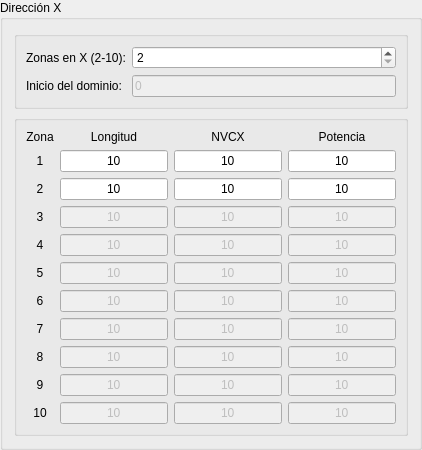
        <widget class="QGroupBox" name="gb_dirx_vz">
         <property name="title">
          <string>Dirección X</string>
         </property>
         <layout class="QVBoxLayout" name="verticalLayout_2">
          <item>
           <widget class="QGroupBox" name="gb_dirx_vz1">
            <property name="title">
             <string/>
            </property>
            <layout class="QFormLayout" name="formLayout_8">
             <item row="0" column="0">
              <widget class="QLabel" name="lb_dirx_numz">
               <property name="text">
                <string>Zonas en X (2-10):</string>
               </property>
              </widget>
             </item>
             <item row="0" column="1">
              <widget class="QSpinBox" name="sb_dirx_numz">
               <property name="minimum">
                <number>2</number>
               </property>
               <property name="maximum">
                <number>10</number>
               </property>
              </widget>
             </item>
             <item row="1" column="0">
              <widget class="QLabel" name="lb_dirx_inidom">
               <property name="text">
                <string>Inicio del dominio:</string>
               </property>
              </widget>
             </item>
             <item row="1" column="1">
              <widget class="QLineEdit" name="le_dirx_inidom">
               <property name="enabled">
                <bool>false</bool>
               </property>
               <property name="text">
                <string>0</string>
               </property>
              </widget>
             </item>
            </layout>
           </widget>
          </item>
          <item>
           <widget class="QGroupBox" name="gb_dirx_vz2">
            <property name="title">
             <string/>
            </property>
            <layout class="QGridLayout" name="gridLayout">
             <item row="8" column="0">
              <widget class="QLabel" name="lb_dirx_zon8">
               <property name="text">
                <string>8</string>
               </property>
               <property name="alignment">
                <set>Qt::AlignCenter</set>
               </property>
              </widget>
             </item>
             <item row="4" column="1">
              <widget class="QLineEdit" name="le_dirx_lon_zon4">
               <property name="enabled">
                <bool>false</bool>
               </property>
               <property name="text">
                <string>10</string>
               </property>
               <property name="maxLength">
                <number>32768</number>
               </property>
               <property name="alignment">
                <set>Qt::AlignCenter</set>
               </property>
               <property name="dragEnabled">
                <bool>false</bool>
               </property>
               <property name="placeholderText">
                <string/>
               </property>
              </widget>
             </item>
             <item row="9" column="2">
              <widget class="QLineEdit" name="le_dirx_nvcx_zon9">
               <property name="enabled">
                <bool>false</bool>
               </property>
               <property name="text">
                <string>10</string>
               </property>
               <property name="maxLength">
                <number>32768</number>
               </property>
               <property name="alignment">
                <set>Qt::AlignCenter</set>
               </property>
               <property name="dragEnabled">
                <bool>false</bool>
               </property>
               <property name="placeholderText">
                <string/>
               </property>
              </widget>
             </item>
             <item row="0" column="3">
              <widget class="QLabel" name="lb_dirx_poten">
               <property name="text">
                <string>Potencia</string>
               </property>
               <property name="alignment">
                <set>Qt::AlignCenter</set>
               </property>
              </widget>
             </item>
             <item row="2" column="2">
              <widget class="QLineEdit" name="le_dirx_nvcx_zon2">
               <property name="text">
                <string>10</string>
               </property>
               <property name="alignment">
                <set>Qt::AlignCenter</set>
               </property>
              </widget>
             </item>
             <item row="2" column="3">
              <widget class="QLineEdit" name="le_dirx_poten_zon2">
               <property name="text">
                <string>10</string>
               </property>
               <property name="alignment">
                <set>Qt::AlignCenter</set>
               </property>
              </widget>
             </item>
             <item row="4" column="2">
              <widget class="QLineEdit" name="le_dirx_nvcx_zon4">
               <property name="enabled">
                <bool>false</bool>
               </property>
               <property name="text">
                <string>10</string>
               </property>
               <property name="maxLength">
                <number>32768</number>
               </property>
               <property name="alignment">
                <set>Qt::AlignCenter</set>
               </property>
               <property name="dragEnabled">
                <bool>false</bool>
               </property>
               <property name="placeholderText">
                <string/>
               </property>
              </widget>
             </item>
             <item row="5" column="0">
              <widget class="QLabel" name="lb_dirx_zon5">
               <property name="text">
                <string>5</string>
               </property>
               <property name="alignment">
                <set>Qt::AlignCenter</set>
               </property>
              </widget>
             </item>
             <item row="5" column="2">
              <widget class="QLineEdit" name="le_dirx_nvcx_zon5">
               <property name="enabled">
                <bool>false</bool>
               </property>
               <property name="text">
                <string>10</string>
               </property>
               <property name="maxLength">
                <number>32768</number>
               </property>
               <property name="alignment">
                <set>Qt::AlignCenter</set>
               </property>
               <property name="dragEnabled">
                <bool>false</bool>
               </property>
               <property name="placeholderText">
                <string/>
               </property>
              </widget>
             </item>
             <item row="2" column="1">
              <widget class="QLineEdit" name="le_dirx_lon_zon2">
               <property name="text">
                <string>10</string>
               </property>
               <property name="alignment">
                <set>Qt::AlignCenter</set>
               </property>
              </widget>
             </item>
             <item row="4" column="3">
              <widget class="QLineEdit" name="le_dirx_poten_zon4">
               <property name="enabled">
                <bool>false</bool>
               </property>
               <property name="text">
                <string>10</string>
               </property>
               <property name="maxLength">
                <number>32768</number>
               </property>
               <property name="alignment">
                <set>Qt::AlignCenter</set>
               </property>
               <property name="dragEnabled">
                <bool>false</bool>
               </property>
               <property name="placeholderText">
                <string/>
               </property>
              </widget>
             </item>
             <item row="5" column="3">
              <widget class="QLineEdit" name="le_dirx_poten_zon5">
               <property name="enabled">
                <bool>false</bool>
               </property>
               <property name="text">
                <string>10</string>
               </property>
               <property name="maxLength">
                <number>32768</number>
               </property>
               <property name="alignment">
                <set>Qt::AlignCenter</set>
               </property>
               <property name="dragEnabled">
                <bool>false</bool>
               </property>
               <property name="placeholderText">
                <string/>
               </property>
              </widget>
             </item>
             <item row="1" column="2">
              <widget class="QLineEdit" name="le_dirx_nvcx_zon1">
               <property name="text">
                <string>10</string>
               </property>
               <property name="alignment">
                <set>Qt::AlignCenter</set>
               </property>
              </widget>
             </item>
             <item row="9" column="0">
              <widget class="QLabel" name="lb_dirx_zon9">
               <property name="text">
                <string>9</string>
               </property>
               <property name="alignment">
                <set>Qt::AlignCenter</set>
               </property>
              </widget>
             </item>
             <item row="4" column="0">
              <widget class="QLabel" name="lb_dirx_zon4">
               <property name="text">
                <string>4</string>
               </property>
               <property name="alignment">
                <set>Qt::AlignCenter</set>
               </property>
              </widget>
             </item>
             <item row="7" column="1">
              <widget class="QLineEdit" name="le_dirx_lon_zon7">
               <property name="enabled">
                <bool>false</bool>
               </property>
               <property name="text">
                <string>10</string>
               </property>
               <property name="maxLength">
                <number>32768</number>
               </property>
               <property name="alignment">
                <set>Qt::AlignCenter</set>
               </property>
               <property name="dragEnabled">
                <bool>false</bool>
               </property>
               <property name="placeholderText">
                <string/>
               </property>
              </widget>
             </item>
             <item row="7" column="3">
              <widget class="QLineEdit" name="le_dirx_poten_zon7">
               <property name="enabled">
                <bool>false</bool>
               </property>
               <property name="text">
                <string>10</string>
               </property>
               <property name="maxLength">
                <number>32768</number>
               </property>
               <property name="alignment">
                <set>Qt::AlignCenter</set>
               </property>
               <property name="dragEnabled">
                <bool>false</bool>
               </property>
               <property name="placeholderText">
                <string/>
               </property>
              </widget>
             </item>
             <item row="8" column="3">
              <widget class="QLineEdit" name="le_dirx_poten_zon8">
               <property name="enabled">
                <bool>false</bool>
               </property>
               <property name="text">
                <string>10</string>
               </property>
               <property name="maxLength">
                <number>32768</number>
               </property>
               <property name="alignment">
                <set>Qt::AlignCenter</set>
               </property>
               <property name="dragEnabled">
                <bool>false</bool>
               </property>
               <property name="placeholderText">
                <string/>
               </property>
              </widget>
             </item>
             <item row="8" column="2">
              <widget class="QLineEdit" name="le_dirx_nvcx_zon8">
               <property name="enabled">
                <bool>false</bool>
               </property>
               <property name="text">
                <string>10</string>
               </property>
               <property name="maxLength">
                <number>32768</number>
               </property>
               <property name="alignment">
                <set>Qt::AlignCenter</set>
               </property>
               <property name="dragEnabled">
                <bool>false</bool>
               </property>
               <property name="placeholderText">
                <string/>
               </property>
              </widget>
             </item>
             <item row="6" column="1">
              <widget class="QLineEdit" name="le_dirx_lon_zon6">
               <property name="enabled">
                <bool>false</bool>
               </property>
               <property name="text">
                <string>10</string>
               </property>
               <property name="maxLength">
                <number>32768</number>
               </property>
               <property name="alignment">
                <set>Qt::AlignCenter</set>
               </property>
               <property name="dragEnabled">
                <bool>false</bool>
               </property>
               <property name="placeholderText">
                <string/>
               </property>
              </widget>
             </item>
             <item row="1" column="0">
              <widget class="QLabel" name="lb_dirx_zon1">
               <property name="text">
                <string>1</string>
               </property>
               <property name="alignment">
                <set>Qt::AlignCenter</set>
               </property>
              </widget>
             </item>
             <item row="3" column="0">
              <widget class="QLabel" name="lb_dirx_zon3">
               <property name="text">
                <string>3</string>
               </property>
               <property name="alignment">
                <set>Qt::AlignCenter</set>
               </property>
              </widget>
             </item>
             <item row="3" column="2">
              <widget class="QLineEdit" name="le_dirx_nvcx_zon3">
               <property name="enabled">
                <bool>false</bool>
               </property>
               <property name="text">
                <string>10</string>
               </property>
               <property name="maxLength">
                <number>32768</number>
               </property>
               <property name="alignment">
                <set>Qt::AlignCenter</set>
               </property>
               <property name="dragEnabled">
                <bool>false</bool>
               </property>
               <property name="placeholderText">
                <string/>
               </property>
              </widget>
             </item>
             <item row="5" column="1">
              <widget class="QLineEdit" name="le_dirx_lon_zon5">
               <property name="enabled">
                <bool>false</bool>
               </property>
               <property name="text">
                <string>10</string>
               </property>
               <property name="maxLength">
                <number>32768</number>
               </property>
               <property name="alignment">
                <set>Qt::AlignCenter</set>
               </property>
               <property name="dragEnabled">
                <bool>false</bool>
               </property>
               <property name="placeholderText">
                <string/>
               </property>
              </widget>
             </item>
             <item row="6" column="3">
              <widget class="QLineEdit" name="le_dirx_poten_zon6">
               <property name="enabled">
                <bool>false</bool>
               </property>
               <property name="text">
                <string>10</string>
               </property>
               <property name="maxLength">
                <number>32768</number>
               </property>
               <property name="alignment">
                <set>Qt::AlignCenter</set>
               </property>
               <property name="dragEnabled">
                <bool>false</bool>
               </property>
               <property name="placeholderText">
                <string/>
               </property>
              </widget>
             </item>
             <item row="9" column="1">
              <widget class="QLineEdit" name="le_dirx_lon_zon9">
               <property name="enabled">
                <bool>false</bool>
               </property>
               <property name="text">
                <string>10</string>
               </property>
               <property name="maxLength">
                <number>32768</number>
               </property>
               <property name="alignment">
                <set>Qt::AlignCenter</set>
               </property>
               <property name="dragEnabled">
                <bool>false</bool>
               </property>
               <property name="placeholderText">
                <string/>
               </property>
              </widget>
             </item>
             <item row="9" column="3">
              <widget class="QLineEdit" name="le_dirx_poten_zon9">
               <property name="enabled">
                <bool>false</bool>
               </property>
               <property name="text">
                <string>10</string>
               </property>
               <property name="maxLength">
                <number>32768</number>
               </property>
               <property name="alignment">
                <set>Qt::AlignCenter</set>
               </property>
               <property name="dragEnabled">
                <bool>false</bool>
               </property>
               <property name="placeholderText">
                <string/>
               </property>
              </widget>
             </item>
             <item row="0" column="1">
              <widget class="QLabel" name="lb_dirx_lon">
               <property name="text">
                <string>Longitud</string>
               </property>
               <property name="alignment">
                <set>Qt::AlignCenter</set>
               </property>
              </widget>
             </item>
             <item row="0" column="2">
              <widget class="QLabel" name="lb_dirx_nvcx">
               <property name="text">
                <string>NVCX</string>
               </property>
               <property name="alignment">
                <set>Qt::AlignCenter</set>
               </property>
              </widget>
             </item>
             <item row="3" column="3">
              <widget class="QLineEdit" name="le_dirx_poten_zon3">
               <property name="enabled">
                <bool>false</bool>
               </property>
               <property name="text">
                <string>10</string>
               </property>
               <property name="maxLength">
                <number>32768</number>
               </property>
               <property name="alignment">
                <set>Qt::AlignCenter</set>
               </property>
               <property name="dragEnabled">
                <bool>false</bool>
               </property>
               <property name="placeholderText">
                <string/>
               </property>
              </widget>
             </item>
             <item row="7" column="2">
              <widget class="QLineEdit" name="le_dirx_nvcx_zon7">
               <property name="enabled">
                <bool>false</bool>
               </property>
               <property name="text">
                <string>10</string>
               </property>
               <property name="maxLength">
                <number>32768</number>
               </property>
               <property name="alignment">
                <set>Qt::AlignCenter</set>
               </property>
               <property name="dragEnabled">
                <bool>false</bool>
               </property>
               <property name="placeholderText">
                <string/>
               </property>
              </widget>
             </item>
             <item row="1" column="1">
              <widget class="QLineEdit" name="le_dirx_lon_zon1">
               <property name="text">
                <string>10</string>
               </property>
               <property name="alignment">
                <set>Qt::AlignCenter</set>
               </property>
              </widget>
             </item>
             <item row="7" column="0">
              <widget class="QLabel" name="lb_dirx_zon7">
               <property name="text">
                <string>7</string>
               </property>
               <property name="alignment">
                <set>Qt::AlignCenter</set>
               </property>
              </widget>
             </item>
             <item row="3" column="1">
              <widget class="QLineEdit" name="le_dirx_lon_zon3">
               <property name="enabled">
                <bool>false</bool>
               </property>
               <property name="text">
                <string>10</string>
               </property>
               <property name="maxLength">
                <number>32768</number>
               </property>
               <property name="alignment">
                <set>Qt::AlignCenter</set>
               </property>
               <property name="dragEnabled">
                <bool>false</bool>
               </property>
               <property name="placeholderText">
                <string/>
               </property>
              </widget>
             </item>
             <item row="6" column="0">
              <widget class="QLabel" name="lb_dirx_zon6">
               <property name="text">
                <string>6</string>
               </property>
               <property name="alignment">
                <set>Qt::AlignCenter</set>
               </property>
              </widget>
             </item>
             <item row="8" column="1">
              <widget class="QLineEdit" name="le_dirx_lon_zon8">
               <property name="enabled">
                <bool>false</bool>
               </property>
               <property name="text">
                <string>10</string>
               </property>
               <property name="maxLength">
                <number>32768</number>
               </property>
               <property name="alignment">
                <set>Qt::AlignCenter</set>
               </property>
               <property name="dragEnabled">
                <bool>false</bool>
               </property>
               <property name="placeholderText">
                <string/>
               </property>
              </widget>
             </item>
             <item row="1" column="3">
              <widget class="QLineEdit" name="le_dirx_poten_zon1">
               <property name="text">
                <string>10</string>
               </property>
               <property name="alignment">
                <set>Qt::AlignCenter</set>
               </property>
              </widget>
             </item>
             <item row="6" column="2">
              <widget class="QLineEdit" name="le_dirx_nvcx_zon6">
               <property name="enabled">
                <bool>false</bool>
               </property>
               <property name="text">
                <string>10</string>
               </property>
               <property name="maxLength">
                <number>32768</number>
               </property>
               <property name="alignment">
                <set>Qt::AlignCenter</set>
               </property>
               <property name="dragEnabled">
                <bool>false</bool>
               </property>
               <property name="placeholderText">
                <string/>
               </property>
              </widget>
             </item>
             <item row="0" column="0">
              <widget class="QLabel" name="lb_dirx_zona">
               <property name="text">
                <string>Zona</string>
               </property>
               <property name="alignment">
                <set>Qt::AlignCenter</set>
               </property>
              </widget>
             </item>
             <item row="2" column="0">
              <widget class="QLabel" name="lb_dirx_zon2">
               <property name="text">
                <string>2</string>
               </property>
               <property name="alignment">
                <set>Qt::AlignCenter</set>
               </property>
              </widget>
             </item>
             <item row="10" column="0">
              <widget class="QLabel" name="lb_dirx_zon10">
               <property name="text">
                <string>10</string>
               </property>
               <property name="alignment">
                <set>Qt::AlignCenter</set>
               </property>
              </widget>
             </item>
             <item row="10" column="1">
              <widget class="QLineEdit" name="le_dirx_lon_zon10">
               <property name="enabled">
                <bool>false</bool>
               </property>
               <property name="text">
                <string>10</string>
               </property>
               <property name="maxLength">
                <number>32768</number>
               </property>
               <property name="alignment">
                <set>Qt::AlignCenter</set>
               </property>
               <property name="dragEnabled">
                <bool>false</bool>
               </property>
               <property name="placeholderText">
                <string/>
               </property>
              </widget>
             </item>
             <item row="10" column="2">
              <widget class="QLineEdit" name="le_dirx_nvcx_zon10">
               <property name="enabled">
                <bool>false</bool>
               </property>
               <property name="text">
                <string>10</string>
               </property>
               <property name="maxLength">
                <number>32768</number>
               </property>
               <property name="alignment">
                <set>Qt::AlignCenter</set>
               </property>
               <property name="dragEnabled">
                <bool>false</bool>
               </property>
               <property name="placeholderText">
                <string/>
               </property>
              </widget>
             </item>
             <item row="10" column="3">
              <widget class="QLineEdit" name="le_dirx_poten_zon10">
               <property name="enabled">
                <bool>false</bool>
               </property>
               <property name="text">
                <string>10</string>
               </property>
               <property name="maxLength">
                <number>32768</number>
               </property>
               <property name="alignment">
                <set>Qt::AlignCenter</set>
               </property>
               <property name="dragEnabled">
                <bool>false</bool>
               </property>
               <property name="placeholderText">
                <string/>
               </property>
              </widget>
             </item>
            </layout>
           </widget>
          </item>
         </layout>
        </widget>
